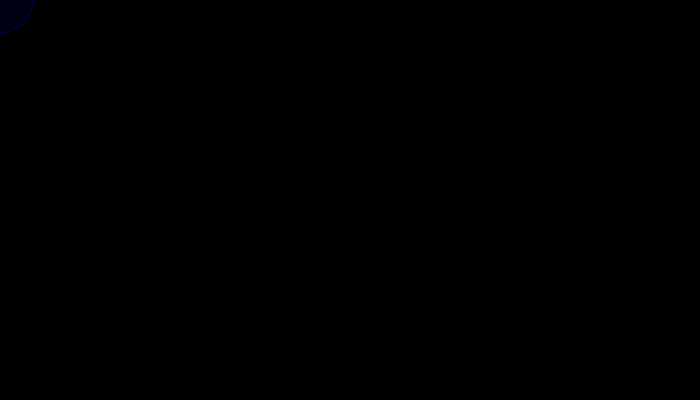
Frame 1 (no input)
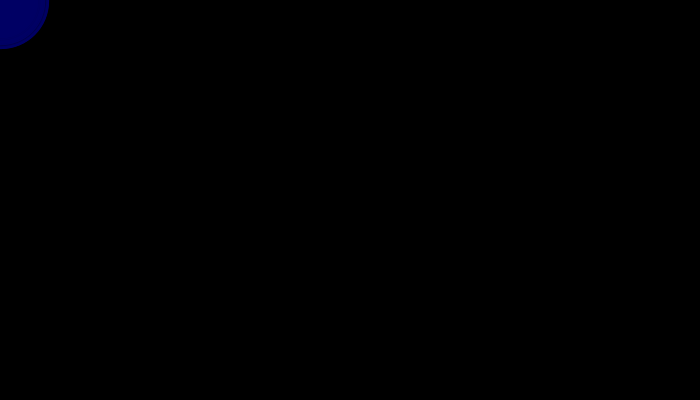
Frame 60 (the mouse pressed at the canvas centre just before this capture)
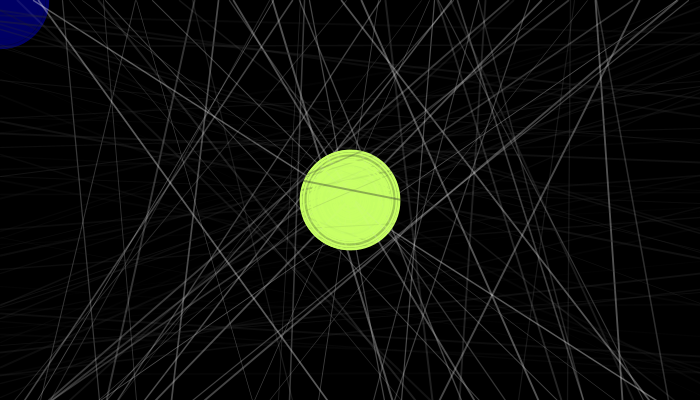
Frame 120 (the mouse held since frame 60 and released just before this capture)

The Processing sketch that drew these frames (run headless with seeded random() and noise(); from frame 60 on, the mouse is pressed at the canvas centre):

// Processing sketch: processing_55555
// ── processing_55555.pde

//Monissa Chakrabartty YSDN 2012
//Source code partially from Andreas Koller

void setup(){
  size(700,400);
  background(0, 0, 0);
  frameRate(15);
  smooth();
}
 
void draw(){
  noStroke();
  fill(40, 40, 40, 0.9);
  rect(0, 0, 700, 400);

  //Cirlces
  float durchmesser = random(100);
  fill(mouseY,mouseX,100, 50);
  stroke(mouseY,mouseX,100);
  strokeWeight(random(0.5,2));
  ellipse(mouseX, mouseY, durchmesser, durchmesser);
  
  //Lines
  if(mousePressed){
    stroke (random(200,255), random(20, 100));
    line (random(0,700),0, random(0,700),400);
    stroke (random(30,50), random(20, 100));
    line (0,random(0,400), 700,random(0,400));
  
  }
}

void keyPressed(){
  background (0);
}
